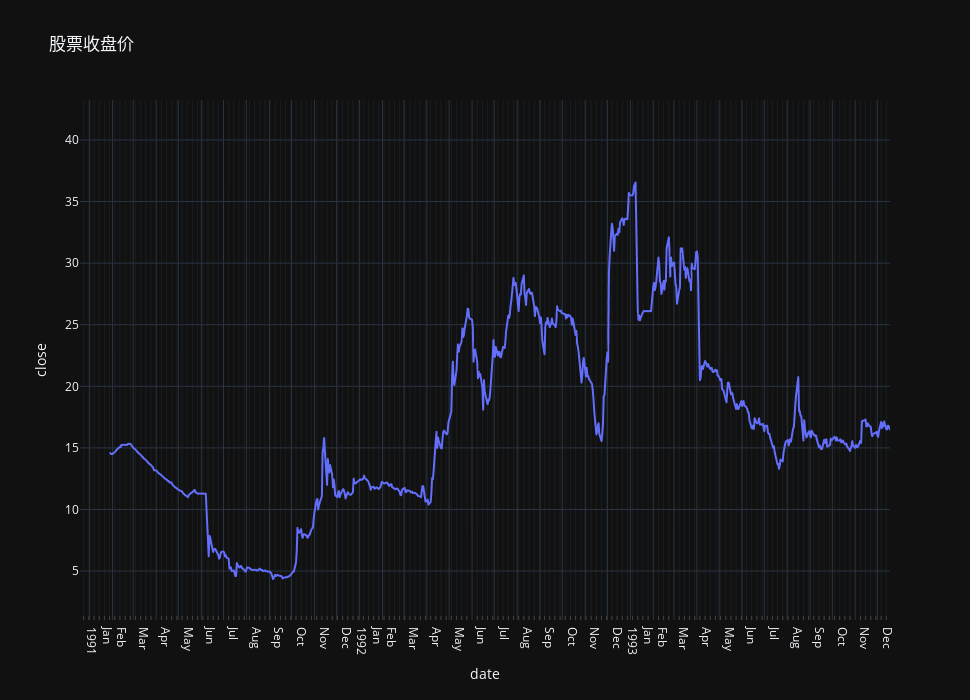

The notebook cell saved with this chart:
### Markdown cell above
## 可视化显示股票收盘价

### Code cell
fig = px.line(stock_dataframe, x=stock_dataframe.index, y="close", template="plotly_dark",  title="股票收盘价", hover_data=[stock_dataframe.index,'open','close','high','low'], width=970, height=700,range_x=['1990-12-19','1993-12-18'])
fig.update_xaxes(dtick='M1',tickformat="%b\n%Y",ticklabelmode="period",minor=dict(ticks="inside", showgrid=True,ticklen=4,  
                     dtick=7*24*60*60*1000,  
                     tick0="1991-01-28"))
fig.show()

### Figure 1 — Plotly figure (JSON) as saved in the notebook; plotly's stock layout.template omitted (floating-point values rounded to 4 significant figures; data arrays with more than 128 entries replaced by an {"elided": "..."} marker saying what was removed)
{"data": [{"customdata": {"elided": "7982x3 float values"}, "hovertemplate": "date=%{x}<br>close=%{y}<br>open=%{customdata[0]}<br>high=%{customdata[1]}<br>low=%{customdata[2]}<extra></extra>", "legendgroup": "", "line": {"color": "#636efa", "dash": "solid"}, "marker": {"symbol": "circle"}, "mode": "lines", "name": "", "showlegend": false, "x": {"elided": "7982 str values"}, "xaxis": "x", "y": {"elided": "7982 float values"}, "yaxis": "y", "type": "scattergl"}], "layout": {"xaxis": {"anchor": "y", "domain": [0.0, 1.0], "title": {"text": "date"}, "range": ["1990-12-19", "1993-12-18"], "minor": {"ticks": "inside", "showgrid": true, "ticklen": 4, "dtick": 604800000, "tick0": "1991-01-28"}, "dtick": "M1", "tickformat": "%b\n%Y", "ticklabelmode": "period"}, "yaxis": {"anchor": "x", "domain": [0.0, 1.0], "title": {"text": "close"}}, "legend": {"tracegroupgap": 0}, "title": {"text": "股票收盘价"}, "height": 700, "width": 970}}
